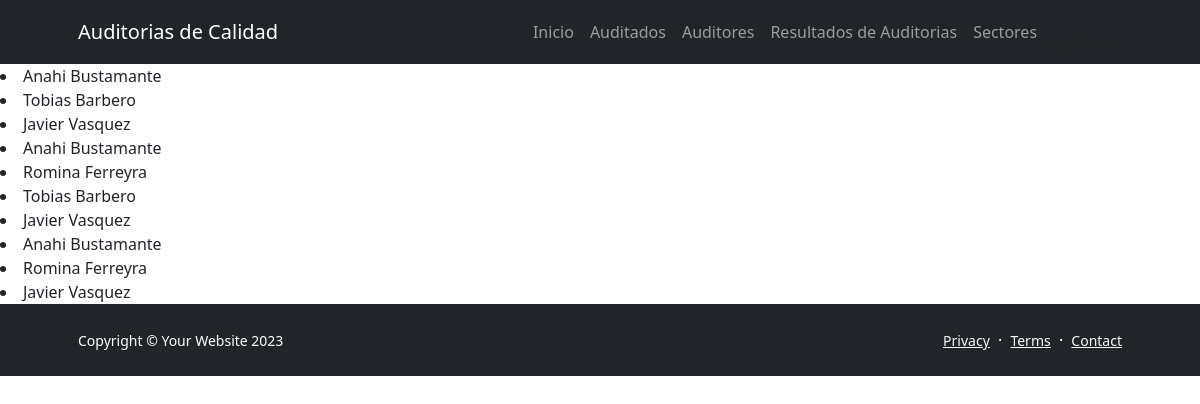
The page /AppAuditoria/leerEntregables on the database as committed earlier.
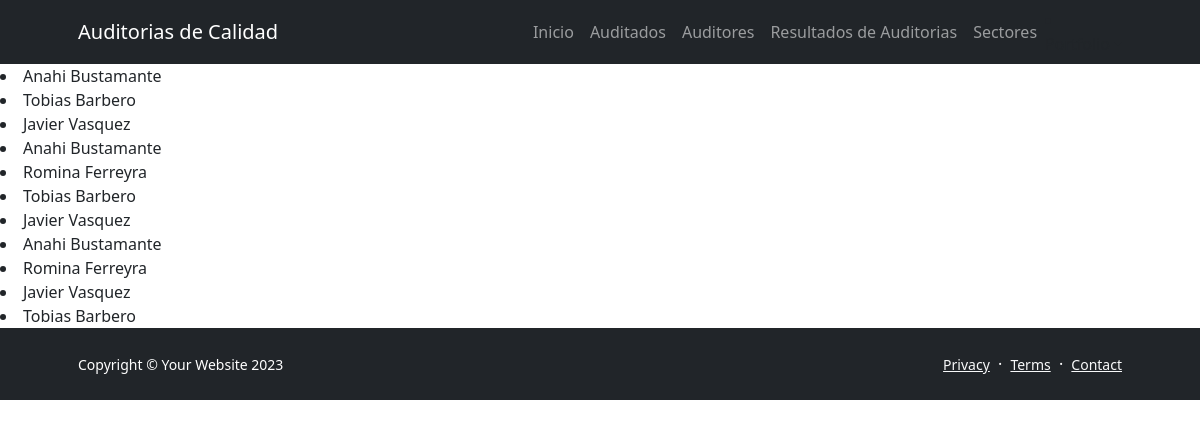
The same page on the database as committed later.
### AppAuditoria/models.py (models this page shows)
class Entregable(models.Model):
    nombre = models.CharField(max_length=100)
    fechaDeAuditoria = models.DateField()
    auditoria_ok = models.BooleanField(default=False)
    auditoria_ng = models.BooleanField(default=False)
    def __str__(self):
        return self.nombre

### AppAuditoria/views.py (the view)
# urls.py: path('leerEntregables', views.leerEntregables, name="LeerEntregables"),
def leerEntregables(request):
      entregables = Entregable.objects.all() #trae todos los resultados de las auditorias
      contexto= {"entregables":entregables}
      return render(request, "AppAuditoria/leerEntregables.html",contexto)

### AppAuditoria/templates/AppAuditoria/leerEntregables.html (shortened to what this page needs)
<!DOCTYPE html>
{% extends 'AppAuditoria/base.html' %}
{% load static %}
{% block section1 %}
<html lang="en">
<head>
</head>
<body>
    {% for e in entregables %}
        <li>{{e}}</li>
    {% endfor %}
</body>
</html>
{% endblock %}

Rows that differ between the two databases and show on the page:
added Entregable: nombre "Tobias Barbero"
